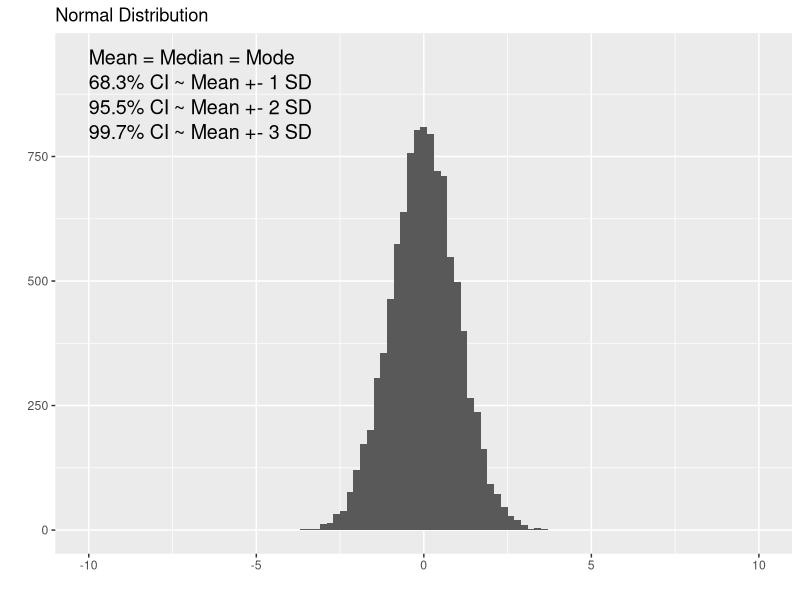
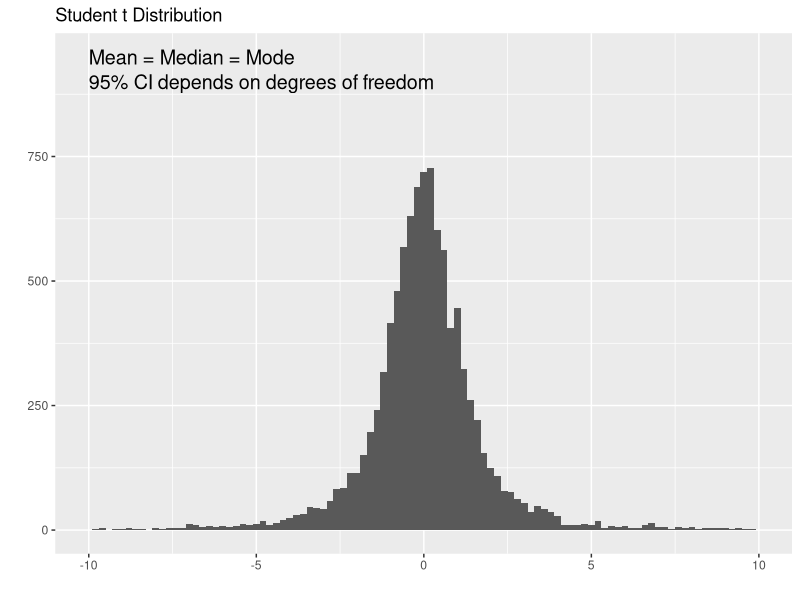
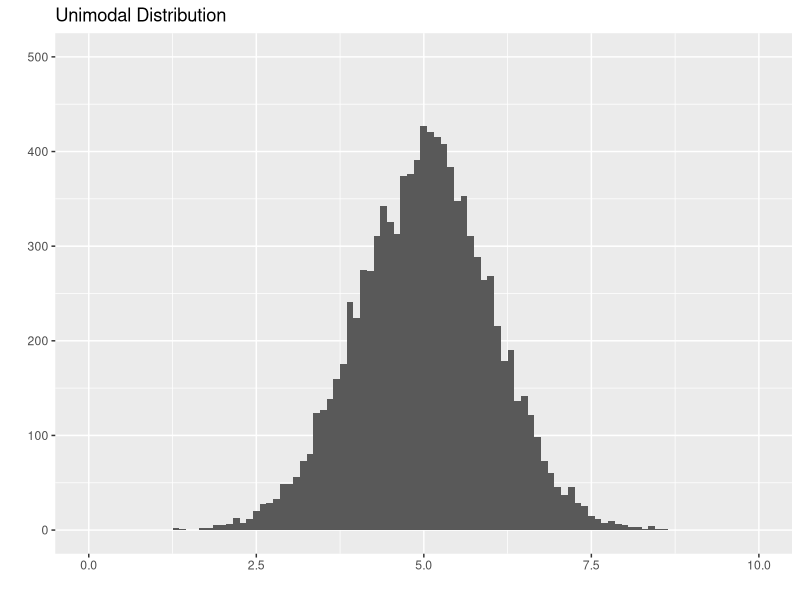
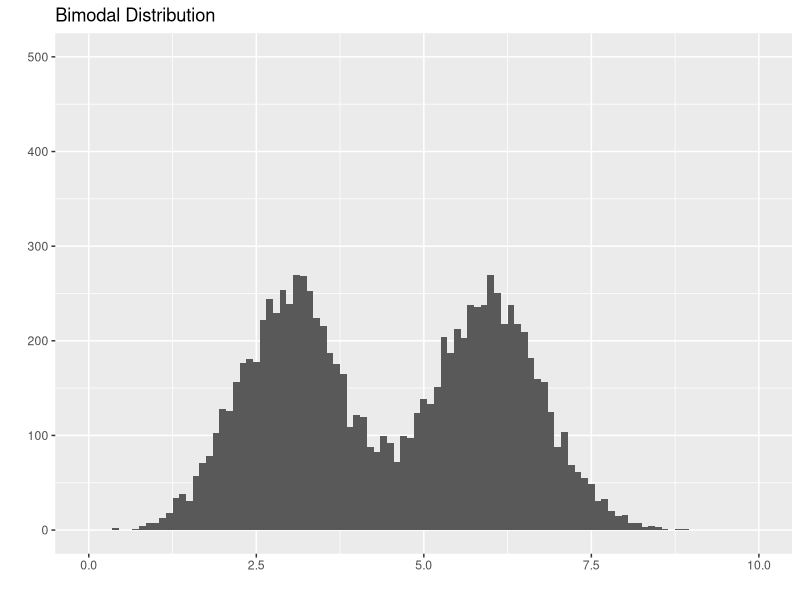
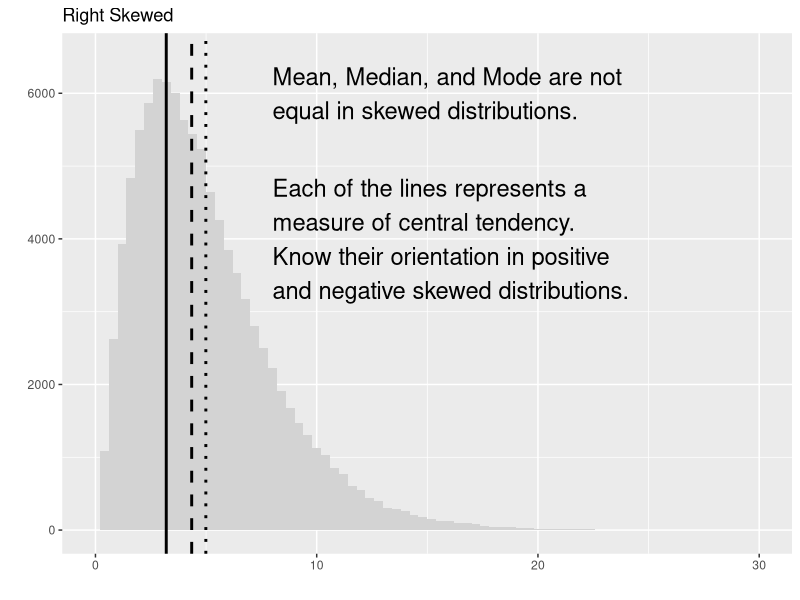
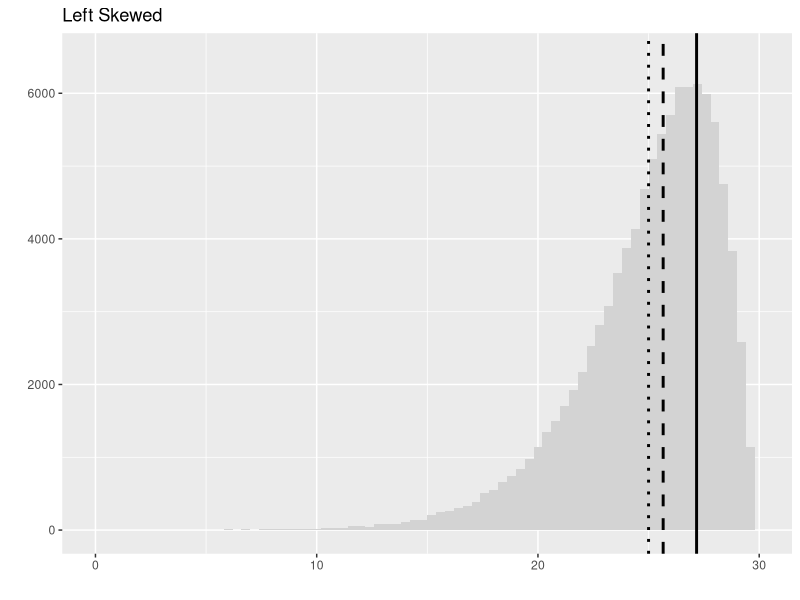
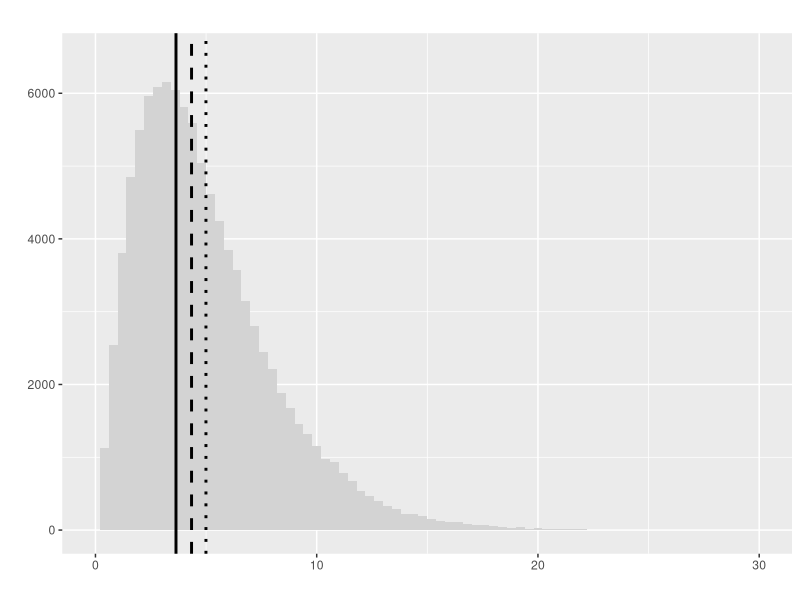
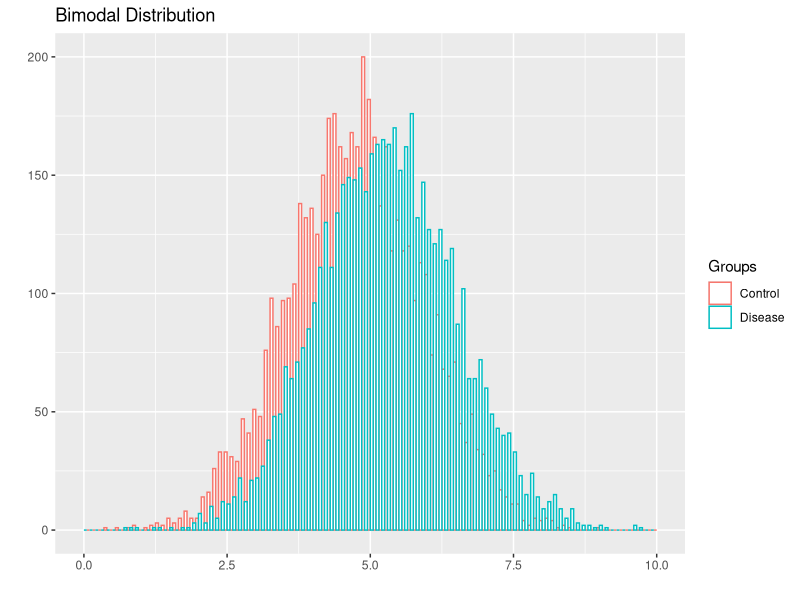

Recreate these plots in R, in order.
## ---- chunk 1
library(ggplot2)
library(cowplot)
norm <- rnorm(10000, sd = 1)
ggplot(data.frame(data = norm), aes(data)) + 
  geom_histogram(binwidth = 0.2) + 
  xlim(-10, 10) + 
  ylim(0, 950) +
  ggtitle("Normal Distribution") + 
  labs(x="", y="") +
  annotate("text", x = -10, y = 950, label = "Mean = Median = Mode", size=5, hjust = 0) +
  annotate("text", x = -10, y = 900, label = "68.3% CI ~ Mean +- 1 SD", size=5, hjust = 0) +
  annotate("text", x = -10, y = 850, label = "95.5% CI ~ Mean +- 2 SD", size=5, hjust = 0) +
  annotate("text", x = -10, y = 800, label = "99.7% CI ~ Mean +- 3 SD", size=5, hjust = 0)
## ---- chunk 2
library(ggplot2)
library(cowplot)
studentt <- rt(10000, df=2)
ggplot(data.frame(data = studentt), aes(data)) + 
  geom_histogram(binwidth = 0.2)  + 
  xlim(-10, 10) + 
  ylim(0, 950) +
  ggtitle("Student t Distribution") + 
  labs(x="", y="") +
  annotate("text", x = -10, y = 950, label = "Mean = Median = Mode", size=5, hjust = 0) +
  annotate("text", x = -10, y = 900, label = "95% CI depends on degrees of freedom", size=5, hjust = 0)
## ---- chunk 3
library(ggplot2)
library(cowplot)
norm <- rnorm(10000, mean = 5, sd = 1)
ggplot(data.frame(data = norm), aes(data)) + 
  geom_histogram(binwidth = 0.1) + 
  xlim(0, 10) + 
  ylim(0, 500) +
  ggtitle("Unimodal Distribution") + 
  labs(x="", y="")
## ---- chunk 4
library(ggplot2)
library(cowplot)
norm1 <- rnorm(5000, mean = 3, sd = 0.8)
norm2 <- rnorm(5000, mean = 6, sd = 0.8)
ggplot(data.frame(data = c(norm1, norm2)), aes(data)) + 
  geom_histogram(binwidth = 0.1) + 
  xlim(0, 10) + 
  ylim(0, 500) +
  ggtitle("Bimodal Distribution") + 
  labs(x="", y="")
## ---- chunk 5
library(ggplot2)
library(cowplot)
Mode <- function(x) {
  ux <- unique(x)
  ux[which.max(tabulate(match(x, ux)))]
}
r.skew <- rchisq(100000, df = 5)
ggplot(data.frame(data = r.skew), aes(data)) +
  geom_histogram(binwidth = 0.4, fill = 'lightgray') + 
  geom_vline(xintercept = mean(r.skew), linetype = 'dotted', lwd = 1) +
  geom_vline(xintercept = median(r.skew), linetype = "dashed", lwd = 1) +
  geom_vline(xintercept = Mode(round(r.skew, digits = 2)), linetype = "solid", lwd = 1) +
  xlim(0, 30) + 
  ylim(0, 6500) +
  ggtitle("Right Skewed") + 
  labs(x="", y="") +
  annotate("text", x = 8, y = 6000, label = "Mean, Median, and Mode are not\nequal in skewed distributions.", size = 6, hjust = 0) +
  annotate("text", x = 8, y = 4000, label = "Each of the lines represents a\nmeasure of central tendency.\nKnow their orientation in positive\nand negative skewed distributions.", size = 6, hjust = 0)
## ---- chunk 6
library(ggplot2)
library(cowplot)
Mode <- function(x) {
  ux <- unique(x)
  ux[which.max(tabulate(match(x, ux)))]
}
l.skew <- 30 - rchisq(100000, df = 5)
ggplot(data.frame(data = l.skew), aes(data)) + 
  geom_histogram(binwidth = 0.4, fill = 'lightgray') + 
  geom_vline(xintercept = mean(l.skew), linetype = 'dotted', lwd = 1) +
  geom_vline(xintercept = median(l.skew), linetype = "dashed", lwd = 1) +
  geom_vline(xintercept = Mode(round(l.skew, digits = 2)), linetype = "solid", lwd = 1) +
  xlim(0, 30) + 
  ylim(0, 6500) +
  ggtitle("Left Skewed") + 
  labs(x="", y="")
## ---- chunk 7
library(ggplot2)
library(cowplot)
Mode <- function(x) {
  ux <- unique(x)
  ux[which.max(tabulate(match(x, ux)))]
}
r.skew <- rchisq(100000, df = 5)
ggplot(data.frame(data = r.skew), aes(data)) +
  geom_histogram(binwidth = 0.4, fill = 'lightgray') + 
  geom_vline(xintercept = mean(r.skew), linetype = 'dotted', lwd = 1) +
  geom_vline(xintercept = median(r.skew), linetype = "dashed", lwd = 1) +
  geom_vline(xintercept = Mode(round(r.skew, digits = 2)), linetype = "solid", lwd = 1) +
  xlim(0, 30) + 
  ylim(0, 6500) +
  ggtitle("") + 
  labs(x="", y="")
## ---- chunk 8
library(ggplot2)
library(cowplot)
norm1 <- rnorm(5000, mean = 4.75, sd = 1.2)
norm2 <- rnorm(5000, mean = 5.25, sd = 1.2)
ggplot(data.frame(data = c(norm1, norm2), Groups = c(rep('Control', length(norm1)), rep('Disease', length(norm2)))), aes(data, color = Groups)) + 
  geom_histogram(binwidth = 0.1, fill = 'white', position="dodge") + 
  xlim(0, 10) + 
  ylim(0, 200) +
  ggtitle("Bimodal Distribution") + 
  labs(x="", y="")
## ---- chunk 9
  norm1 <- rnorm(5000, mean = 4.75, sd = 1.2)
  norm2 <- rnorm(5000, mean = 5.25, sd = 1.2)
  (t.test(norm1, norm2))$p.value
## ---- chunk 10
library(ggplot2)
library(cowplot)
pos <- ggplot(mtcars, aes(x=wt, y=hp)) + 
  geom_point() + 
  ggtitle("Positive Correlation") + 
  labs(x="Weight", y="Horse Power")
neg <- ggplot(mtcars, aes(x=wt, y=mpg)) + 
  geom_point() + 
  ggtitle("Negative Correlation") + 
  labs(x="Weight", y="Fuel Efficiency (mpg)")

plot_grid(pos, neg)
## ---- chunk 11
library(ggplot2)
library(cowplot)
pos <- ggplot(mtcars, aes(x=wt, y=hp)) + 
  geom_point() + 
  geom_smooth(method='lm',formula=y~x) +
  ggtitle("Positive Correlation") + 
  labs(x="Weight", y="Horse Power") +
  annotate("text", x = 1.5, y = 300, label = paste("r = ", round(cor(mtcars$wt, mtcars$hp), digits = 3), sep = ''), size=5, hjust = 0) +
  annotate("text", x = 1.5, y = 280, label = paste("r^2 = ", round(cor(mtcars$wt, mtcars$hp)^2, digits = 3), sep = ''), size=5, hjust = 0)
show(pos)
## ---- chunk 12
library(ggplot2)
library(cowplot)
norm1 <- rnorm(5000, mean = 4.25, sd = 1.5)
norm2 <- rnorm(5000, mean = 7.75, sd = 1.5)
ggplot(data.frame(data = c(norm1, norm2), Groups = c(rep('Control', length(norm1)), rep('Disease', length(norm2)))), aes(data, fill = Groups)) + 
  geom_density(alpha=0.2) + 
  geom_vline(xintercept = 6, linetype = 'solid', lwd = 1) +
  scale_fill_manual(values = c("Control" = "blue", "Disease" = "red")) +
  labs(x="Cancer Biomarker", y="Fraction of Patients") +
  annotate("text", x = 1.5, y = 0.02, label = "True\nNegative", size=5, hjust = 0) +
  annotate("text", x = 4.7, y = 0.02, label = "False\nNegative", size=5, hjust = 0) +
  annotate("text", x = 6.35, y = 0.02, label = "False\nPositive", size=5, hjust = 0) +
  annotate("text", x = 9.2, y = 0.02, label = "True\nPositive", size=5, hjust = 0)
## ---- chunk 13
library(ggplot2)
library(cowplot)
norm1 <- rnorm(5000, mean = 4.25, sd = 1.5)
norm2 <- rnorm(5000, mean = 7.75, sd = 1.5)
ggplot(data.frame(data = c(norm1, norm2), Groups = c(rep('Control', length(norm1)), rep('Disease', length(norm2)))), aes(data, fill = Groups)) + 
  geom_density(alpha=0.2) + 
  geom_vline(xintercept = 6, linetype = 'solid', lwd = 1) +
  scale_fill_manual(values = c("Control" = "white", "Disease" = "red")) +
  labs(x="Cancer Biomarker", y="Fraction of Patients") +
  annotate("text", x = 1.5, y = 0.02, label = "True\nNegative", size=5, hjust = 0, color = '#dddddd') +
  annotate("text", x = 4.7, y = 0.02, label = "False\nNegative", size=5, hjust = 0) +
  annotate("text", x = 6.35, y = 0.02, label = "False\nPositive", size=5, hjust = 0, color = '#dddddd') +
  annotate("text", x = 9.2, y = 0.02, label = "True\nPositive", size=5, hjust = 0)
## ---- chunk 14
library(ggplot2)
library(cowplot)
norm1 <- rnorm(5000, mean = 4.25, sd = 1.5)
norm2 <- rnorm(5000, mean = 7.75, sd = 1.5)
ggplot(data.frame(data = c(norm1, norm2), Groups = c(rep('Control', length(norm1)), rep('Disease', length(norm2)))), aes(data, fill = Groups)) + 
  geom_density(alpha=0.2) + 
  geom_vline(xintercept = 6, linetype = 'solid', lwd = 1) +
  scale_fill_manual(values = c("Control" = "blue", "Disease" = "white")) +
  labs(x="Cancer Biomarker", y="Fraction of Patients") +
  annotate("text", x = 1.5, y = 0.02, label = "True\nNegative", size=5, hjust = 0) +
  annotate("text", x = 4.7, y = 0.02, label = "False\nNegative", size=5, hjust = 0, color = '#dddddd') +
  annotate("text", x = 6.35, y = 0.02, label = "False\nPositive", size=5, hjust = 0) +
  annotate("text", x = 9.2, y = 0.02, label = "True\nPositive", size=5, hjust = 0, color = '#dddddd')
## ---- chunk 15
library(ggplot2)
library(cowplot)
n = 1000
prevalence <- seq(0, 1, by = 0.001)
sensitivity <- 0.9
specificity <- 0.9
TP <- n * prevalence
TN <- n - TP
FP <- n * (1 - specificity)
FN <- n * prevalence * (1 - sensitivity)
PPV <- TP / (TP + FP)
data <- data.frame(x = prevalence, y = PPV)
ggplot(data, aes(x = x, y = y)) + 
  geom_line() +
  ylim(0, 1) + 
  labs(x="Prevalence", y="Positive Predictive Value")
## ---- chunk 16
library(ggplot2)
library(cowplot)
norm1 <- rnorm(5000, mean = 4.25, sd = 1.5)
norm2 <- rnorm(5000, mean = 7.75, sd = 1.5)
ggplot(data.frame(data = c(norm1, norm2), Groups = c(rep('Control', length(norm1)), rep('Disease', length(norm2)))), aes(data, fill = Groups)) + 
  geom_density(alpha=0.2) + 
  geom_vline(xintercept = 5, linetype = 'solid', lwd = 1) +
  geom_vline(xintercept = 7, linetype = 'dotted', lwd = 1) +
  scale_fill_manual(values = c("Control" = "blue", "Disease" = "red")) +
  labs(x="Cancer Biomarker", y="Fraction of Patients")
## ---- chunk 17

dat <- data.frame(Groups = c('Exposure', 'No Exposure'), Incidence = c(.6, .2))
ggplot(data=dat, aes(x=Groups, y=Incidence)) +
  geom_bar(colour="black", stat="identity") +
  ylab('Relative Incidence') +
  annotate("segment", x = 2, xend = 2, y = .2, yend = .6, colour = "red", size = 1.5) +
  annotate("text", x = 1.95, y = .4, colour = "red", size = 6, label = "Attributable Risk", angle = 90)
## ---- chunk 18

dat <- data.frame(Groups = c('Control', 'Treatment'), Risk = c(0.6, 0.34))
ggplot(data=dat, aes(x=Groups, y=Risk)) +
  geom_bar(colour="black", stat="identity") +
  ylim(0,1) + 
  annotate("segment", x = 2, xend = 2, y = 0.34, yend = 0.6, colour = "red", size = 1.5) +
  annotate("text", x = 1.95, y = 0.47, colour = "red", size = 4, label = "Risk Difference", angle = 90)
